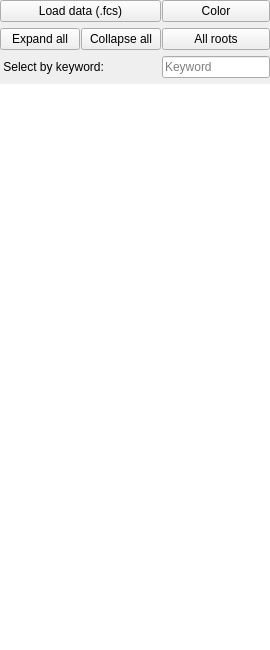
<?xml version="1.0" encoding="UTF-8"?>
<ui version="4.0">
 <class>Form</class>
 <widget class="QWidget" name="Form">
  <property name="geometry">
   <rect>
    <x>0</x>
    <y>0</y>
    <width>246</width>
    <height>650</height>
   </rect>
  </property>
  <property name="windowTitle">
   <string>Form</string>
  </property>
  <layout class="QVBoxLayout" name="verticalLayout">
   <property name="leftMargin">
    <number>0</number>
   </property>
   <property name="topMargin">
    <number>0</number>
   </property>
   <property name="rightMargin">
    <number>0</number>
   </property>
   <property name="bottomMargin">
    <number>0</number>
   </property>
   <item>
    <widget class="QFrame" name="frame">
     <property name="sizePolicy">
      <sizepolicy hsizetype="Preferred" vsizetype="Fixed">
       <horstretch>0</horstretch>
       <verstretch>0</verstretch>
      </sizepolicy>
     </property>
     <property name="minimumSize">
      <size>
       <width>0</width>
       <height>70</height>
      </size>
     </property>
     <layout class="QGridLayout" name="gridLayout">
      <property name="leftMargin">
       <number>0</number>
      </property>
      <property name="topMargin">
       <number>0</number>
      </property>
      <property name="rightMargin">
       <number>0</number>
      </property>
      <property name="bottomMargin">
       <number>0</number>
      </property>
      <property name="horizontalSpacing">
       <number>1</number>
      </property>
      <item row="1" column="3">
       <widget class="QPushButton" name="selectRootsPB">
        <property name="text">
         <string>All roots</string>
        </property>
       </widget>
      </item>
      <item row="2" column="3">
       <widget class="QLineEdit" name="searchSmplEdit">
        <property name="sizePolicy">
         <sizepolicy hsizetype="Minimum" vsizetype="Fixed">
          <horstretch>0</horstretch>
          <verstretch>0</verstretch>
         </sizepolicy>
        </property>
        <property name="placeholderText">
         <string>Keyword</string>
        </property>
       </widget>
      </item>
      <item row="2" column="0" colspan="2">
       <widget class="QLabel" name="label">
        <property name="text">
         <string> Select by keyword:</string>
        </property>
       </widget>
      </item>
      <item row="0" column="3">
       <widget class="QPushButton" name="colorPB">
        <property name="text">
         <string>Color</string>
        </property>
        <property name="icon">
         <iconset>
          <normaloff>:/icons/PelatteIcon2.tif</normaloff>:/icons/PelatteIcon2.tif</iconset>
        </property>
       </widget>
      </item>
      <item row="1" column="0">
       <widget class="QPushButton" name="expandAllPB">
        <property name="sizePolicy">
         <sizepolicy hsizetype="Expanding" vsizetype="Fixed">
          <horstretch>0</horstretch>
          <verstretch>0</verstretch>
         </sizepolicy>
        </property>
        <property name="text">
         <string>Expand all</string>
        </property>
       </widget>
      </item>
      <item row="1" column="1">
       <widget class="QPushButton" name="collapseAllPB">
        <property name="sizePolicy">
         <sizepolicy hsizetype="Expanding" vsizetype="Fixed">
          <horstretch>0</horstretch>
          <verstretch>0</verstretch>
         </sizepolicy>
        </property>
        <property name="text">
         <string>Collapse all</string>
        </property>
       </widget>
      </item>
      <item row="0" column="0" colspan="2">
       <widget class="QPushButton" name="loadDataPB">
        <property name="sizePolicy">
         <sizepolicy hsizetype="Expanding" vsizetype="Fixed">
          <horstretch>0</horstretch>
          <verstretch>0</verstretch>
         </sizepolicy>
        </property>
        <property name="text">
         <string>Load data (.fcs)</string>
        </property>
       </widget>
      </item>
     </layout>
    </widget>
   </item>
   <item>
    <widget class="QTreeWidget" name="smplTreeWidget">
     <property name="contextMenuPolicy">
      <enum>Qt::ActionsContextMenu</enum>
     </property>
     <property name="frameShape">
      <enum>QFrame::NoFrame</enum>
     </property>
     <property name="selectionMode">
      <enum>QAbstractItemView::ExtendedSelection</enum>
     </property>
     <property name="selectionBehavior">
      <enum>QAbstractItemView::SelectItems</enum>
     </property>
     <attribute name="headerVisible">
      <bool>false</bool>
     </attribute>
     <column>
      <property name="text">
       <string notr="true">1</string>
      </property>
     </column>
    </widget>
   </item>
  </layout>
  <action name="actionAdd_subpops_Current_gating">
   <property name="text">
    <string>Add subpops (Current gating)</string>
   </property>
  </action>
  <action name="actionDelete_sample">
   <property name="text">
    <string>Delete sample</string>
   </property>
  </action>
 </widget>
 <resources/>
 <connections/>
</ui>
